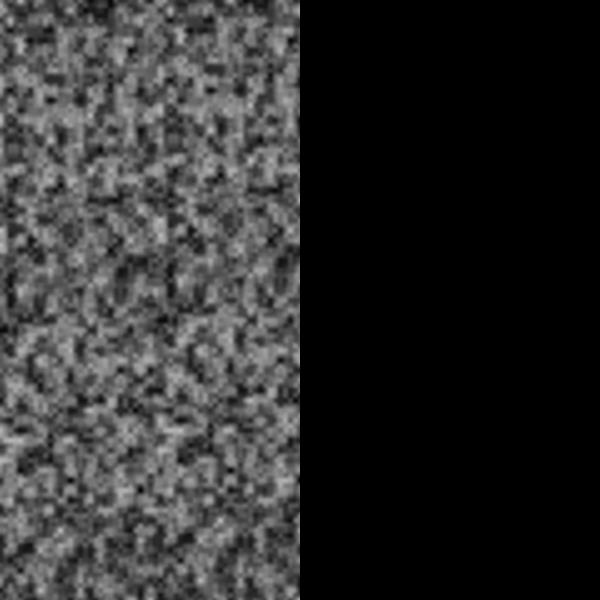
Frame 1 (no input)
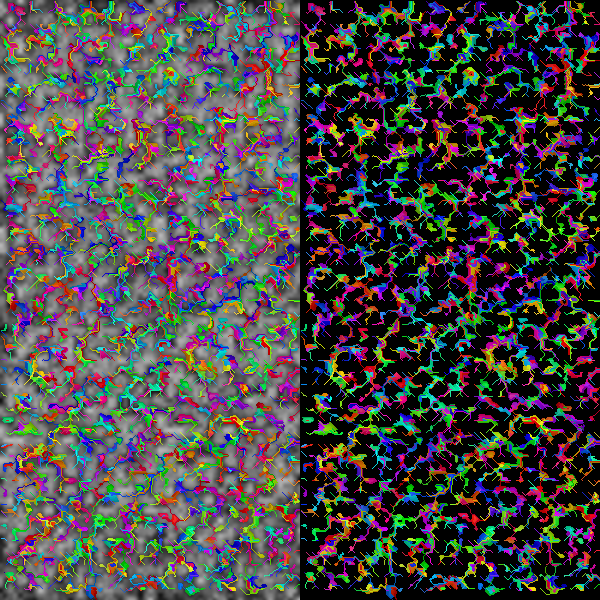
Frame 60 (the mouse pressed at the canvas centre just before this capture)
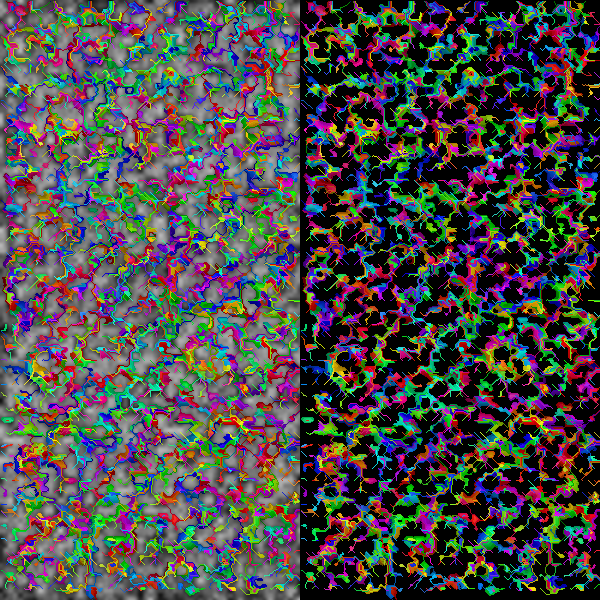
Frame 120 (the mouse held since frame 60 and released just before this capture)

The Processing sketch that drew these frames (run headless with seeded random() and noise(); from frame 60 on, the mouse is pressed at the canvas centre):

// Processing sketch: Rivers
// ── Rivers.pde
PImage d;
PImage i;
PImage o;
float scale = 0.1;
ArrayList<River> rivers;
void setup() {
  //some enviroment setup
  frameRate(60);
  colorMode(HSB);
  noiseDetail(2);
  size(600, 600);
  //initialize images
  i = new PImage(width/2, height);
  o = new PImage(width/2, height);
  rivers = new ArrayList<River>();
  //generate noise map
  i.loadPixels();
  for (int ix = 0; ix < i.width; ix++) {
    for (int iy=0; iy < i.height; iy++) {
      i.pixels[ix + (iy * i.width)] = color(noise(ix*scale, iy*scale)*255);
    }
  }
  i.updatePixels();
  image(i, 0, 0);
  //create grid of rivers
  int dimensions = 50;
  for (int ix = 0; ix < dimensions; ix+=1) {
    for (int iy=0; iy < dimensions; iy+=1) {
      rivers.add(new River(i.width/dimensions * ix, i.height/dimensions * iy, color(random(0, 1)*255, random(0.75, 1)*255, random(0.75, 1)*255), 1));
    }
  }
}
void draw() {
  image(i, 0, 0);
  image(o, width/2, 0);
  for (int i = 0; i < rivers.size(); i++) {
    if (rivers.get(i).inBounds()) {
      rivers.get(i).update();
    } else {
      rivers.remove(i);
      println("river removed!");
    }
  }
}
// ── PixelValuePair.pde
class PixelValuePair {
  int x;
  int y;
  float v;
  public PixelValuePair(int xx, int yy, float vv) {
    x = xx;
    y = yy;
    v = vv;
  }
}
// ── River.pde
class River {
  int xpos;
  int ypos;
  int decayRate;
  color col;
  public River(int x, int y, color c, int dc) {
    xpos = x;
    ypos = y;
    col = c;
    decayRate = dc;
  }
  public void update() {
    //color in current pixel
    i.set(xpos, ypos, col);
    o.set(xpos, ypos, col);
    //get values surrounding current pixel
    PixelValuePair pix[]= new PixelValuePair[8];
    pix[0] = new PixelValuePair(xpos-1, ypos-1, brightness(i.get(xpos-1, ypos-1)));  //upper left pixel
    pix[1] = new PixelValuePair(xpos, ypos-1, brightness(i.get(xpos, ypos-1)));    //upper pixel
    pix[2] = new PixelValuePair(xpos+1, ypos-1, brightness(i.get(xpos+1, ypos-1)));  //upper right pixel
    pix[3] = new PixelValuePair(xpos-1, ypos, brightness(i.get(xpos-1, ypos)));  //left pixel
    pix[4] = new PixelValuePair(xpos+1, ypos, brightness(i.get(xpos+1, ypos)));  //right pixel
    pix[5] = new PixelValuePair(xpos+1, ypos-1, brightness(i.get(xpos+1, ypos-1)));  //lower left pixel
    pix[6] = new PixelValuePair(xpos+1, ypos, brightness(i.get(xpos+1, ypos)));  //lower pixel
    pix[7] = new PixelValuePair(xpos+1, ypos+1, brightness(i.get(xpos+1, ypos+1)));  //lower right pixel
    //find lowest brightness value pixel
    int lowestIndex = 0;
    float minValue = pix[0].v;
    for (int i = 1; i < pix.length; i++) {
      if (pix[i].v < minValue) {
        minValue = pix[i].v;
        lowestIndex = i;
      }
    }
    //move current pixel to lowest value pixel
    xpos = pix[lowestIndex].x;
    ypos = pix[lowestIndex].y;
    //adjust the brightness of the color
    col = color(hue(col), saturation(col), brightness(col)-decayRate);
  }
  public boolean inBounds() {
    if (xpos > 0 &
      xpos < i.width &
      ypos > 0 &
      ypos < i.height) {
      return true;
    }
    return false;
  }
}
